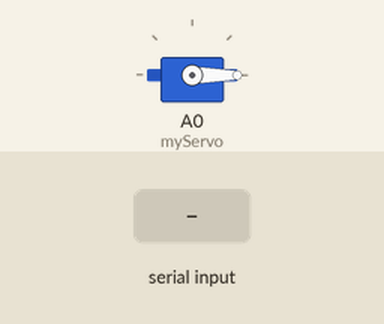
A sketch run on a simulated Arduino Uno, built with avr-gcc and run on an emulated ATmega328P. Shown: servo. The inputs (shaded band) are chosen by the test bench.

Above: at 1.2 s.
1.3 s: "1" received over Serial
At 1.9 s:
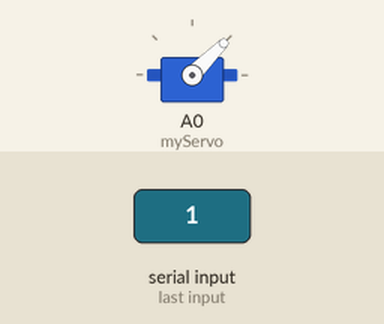
3.0 s: "2" received over Serial
At 4.5 s:
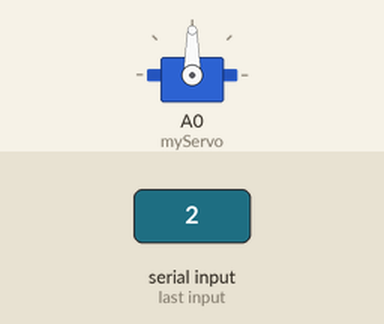
4.9 s: "3" received over Serial
At 6.1 s:
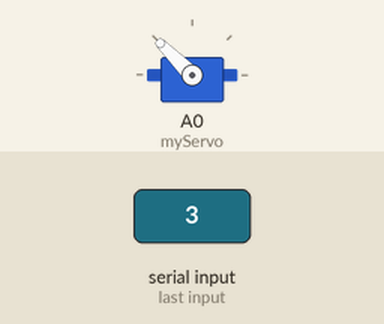
7.0 s: "4" received over Serial
At 9.0 s:
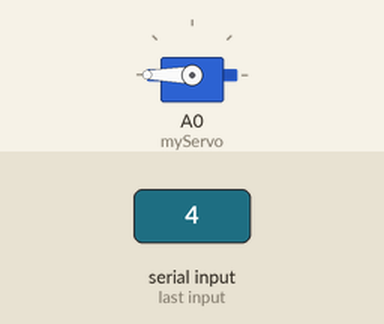
9.3 s: "0" received over Serial
At 10.2 s:
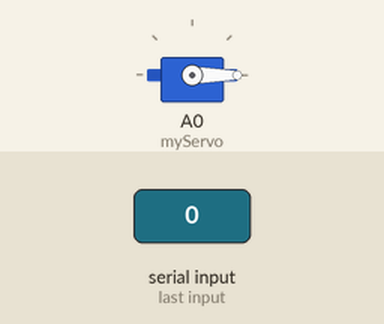
10.8 s: "30,150\n" received over Serial
At 11.8 s:
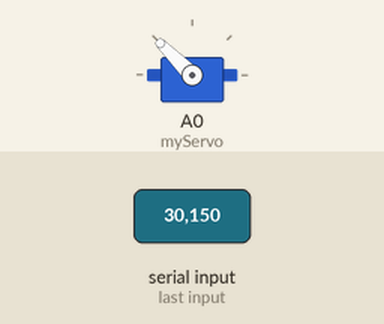
Timing chart, 0 to 13.8 s (numbered marks = the images above; inputs shaded):
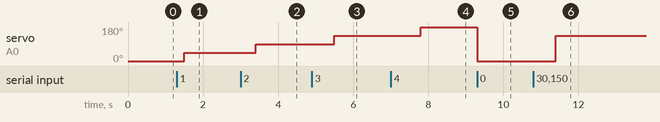

The sketch:

sketch_mar23a.ino
```cpp
#include <Servo.h>

Servo myServo;
unsigned long actionStartTime = 0;
const int actionDuration = 500;
bool isMoving = false;

void setup() {
  Serial.begin(9600);
  myServo.attach(A0); //Servomotor Pin ID
  myServo.write(0);
}

void loop() {

  if (Serial.available() > 0 && !isMoving) {
    char command = Serial.read();

    int blinks = command - '0';
    for(int i = 0; i < blinks; i++) {
      digitalWrite(13, HIGH);
      delay(100);
      digitalWrite(13, LOW);
      delay(100);
    }
    //Values are represents angles
    if (command == '1') myServo.write(45);
    else if (command == '2') myServo.write(90);
    else if (command == '3') myServo.write(135);
    else if (command == '4') myServo.write(180);
    else if (command == '0') myServo.write(0);

    while(Serial.available() > 0) Serial.read();
  }

}
```

Measured:
- after the input at 1.3 s, servo on A0 (myServo): 0° → 45° after 0.20 s
- after the input at 3.0 s, servo on A0 (myServo): 45° → 90° after 0.40 s
- after the input at 4.9 s, servo on A0 (myServo): 90° → 135° after 0.60 s
- after the input at 7.0 s, servo on A0 (myServo): 135° → 180° after 0.80 s
- after the input at 9.3 s, servo on A0 (myServo): 180° → 0° at once
- after the input at 10.8 s, servo on A0 (myServo): 0° → 135° after 0.60 s
